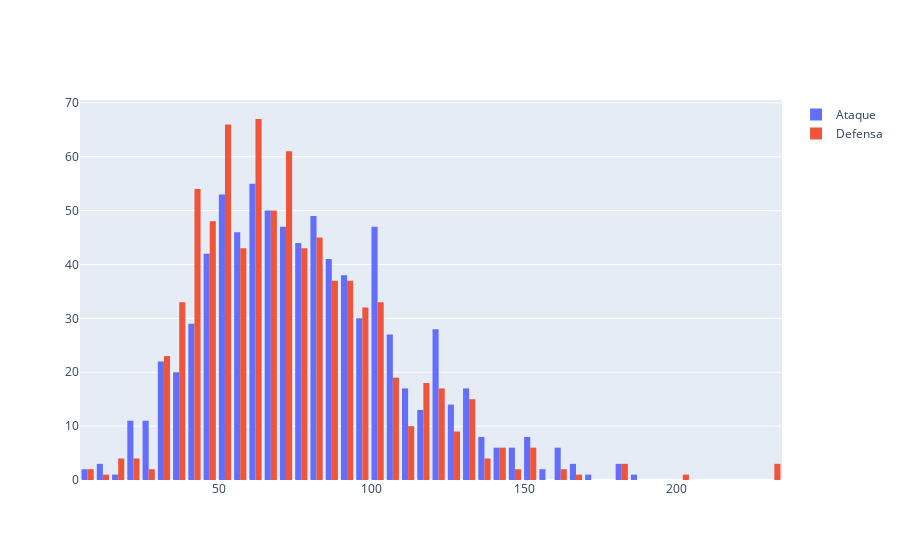

Notebook cell for this chart:
### Markdown cell above
## 7. Genera dos histogramas (uno por variable) que se incluyan en el mismo diagrama para mejor comparación. El primero indica cuantas especies se encuentran en los distintos grupos de capacidad de ataque (‘attack’), mientras que el segundo representa lo mismo para la capacidad de defensa (‘defense’).

### Code cell
# Creamos el histograma para la variable 'attack'
hist1 = go.Histogram(
    x = df['attack'],
    name = 'Ataque'
)

# Creamos el histograma para la variable 'defense'
hist2 = go.Histogram(
    x = df['defense'],
    name = 'Defensa'
)

# Creamos el objeto Figure con los dos histogramas
fig = go.Figure(data=[hist1, hist2])

# Mostramos el gráfico
fig.show()

### Figure 1 — Plotly figure (JSON) as saved in the notebook; plotly's stock layout.template omitted (floating-point values rounded to 4 significant figures; data arrays with more than 128 entries replaced by an {"elided": "..."} marker saying what was removed)
{"data": [{"name": "Ataque", "type": "histogram", "x": {"elided": "801 int values"}}, {"name": "Defensa", "type": "histogram", "x": {"elided": "801 int values"}}], "layout": {}}
